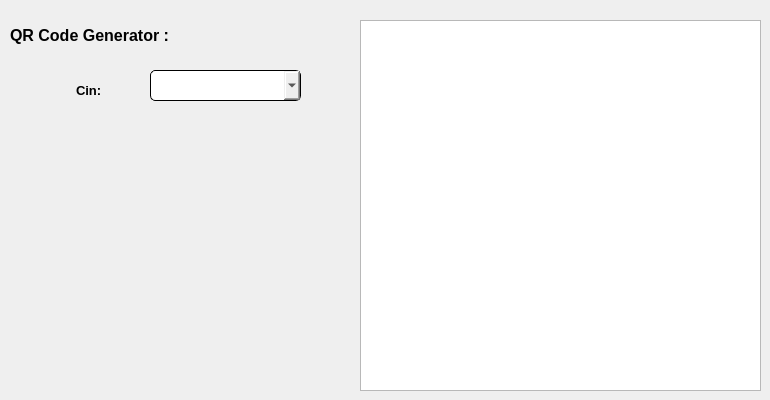
      <widget class="QWidget" name="QRCode">
       <attribute name="title">
        <string>QR Code</string>
       </attribute>
       <widget class="QGraphicsView" name="qrview">
        <property name="geometry">
         <rect>
          <x>360</x>
          <y>20</y>
          <width>401</width>
          <height>371</height>
         </rect>
        </property>
       </widget>
       <widget class="QComboBox" name="cin_qr">
        <property name="geometry">
         <rect>
          <x>150</x>
          <y>70</y>
          <width>151</width>
          <height>31</height>
         </rect>
        </property>
        <property name="styleSheet">
         <string notr="true">border: 1px solid;
border-radius: 5px;
color: rgb(0, 0, 0);
font-size: 12px;
font:bold;</string>
        </property>
       </widget>
       <widget class="QLabel" name="label_2">
        <property name="geometry">
         <rect>
          <x>76</x>
          <y>80</y>
          <width>61</width>
          <height>20</height>
         </rect>
        </property>
        <property name="styleSheet">
         <string notr="true">color: rgb(0, 0, 0);
font-size: 13px;
font:bold;</string>
        </property>
        <property name="text">
         <string>Cin:</string>
        </property>
       </widget>
       <widget class="QLabel" name="label_6">
        <property name="geometry">
         <rect>
          <x>10</x>
          <y>20</y>
          <width>201</width>
          <height>31</height>
         </rect>
        </property>
        <property name="styleSheet">
         <string notr="true">font-size: 16px;
color: rgb(0, 0, 0);
font:bold;</string>
        </property>
        <property name="text">
         <string>QR Code Generator :</string>
        </property>
       </widget>
      </widget>
